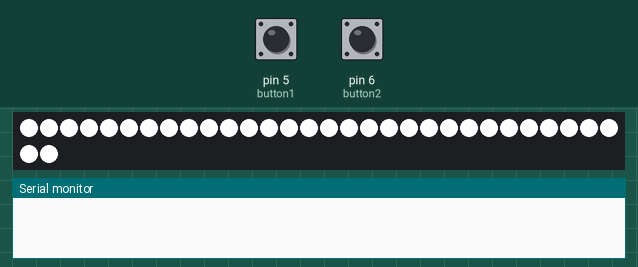
Bench run of a sketch on a simulated Arduino Uno, built with avr-gcc and run on an emulated ATmega328P. Shown: 32 RGB LEDs in strip order, left to right, continuing on the next row, the last lines printed to the serial monitor. The test bench sets the inputs (shaded band); at power-on: pin 5 (button1) LOW, pin 6 (button2) LOW. Random numbers use the default seed unless the sketch sets one.

Above: at 2.6 s.
2.7 s: pin 5 (button1) pulled HIGH for 0.15 s
At 3.9 s:
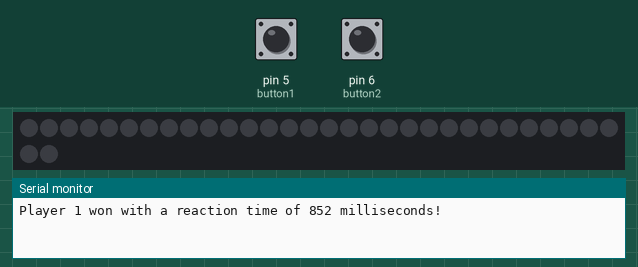
Timing chart, 0 to 5.7 s (numbered marks = the images above; inputs shaded):
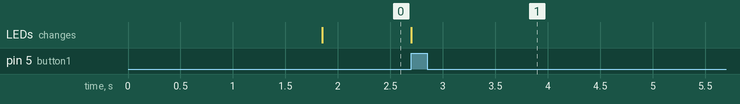

The sketch:

spill.ino
```cpp
#include <Adafruit_NeoPixel.h>

#define PIN 2
#define NUMPIXELS 32

int speedRead = A0;
int red = A1;
int green = A2;
int blue = A3;
int button1 = 5;
int button2 = 6;

Adafruit_NeoPixel pixels(NUMPIXELS, PIN, NEO_GRB + NEO_KHZ800);

void setup() {
    pixels.begin();
    pinMode(speedRead, INPUT);
    pinMode(red, INPUT);
    pinMode(green, INPUT);
    pinMode(blue, INPUT);
    pinMode(button1, INPUT);
    pinMode(button2, INPUT);
    Serial.begin(9600);
    pixels.clear();
    pixels.show();
}

void reaction() {
    int dly=random(10,5000);
    delay(dly);
    for(int i=0; i<NUMPIXELS; i++) {
        pixels.setPixelColor(i, pixels.Color(255,255,255));
    }
    int time=millis();
    pixels.show();
    int i=0;
    while (i==0) {
        if (digitalRead(button1)==HIGH) {
            pixels.clear();
            pixels.show();
            int reaction=millis()-time;
            Serial.print("Player 1 won with a reaction time of ");
            Serial.print(reaction);
            Serial.println(" milliseconds!");
            i++;
            delay(5000);
            }
        if (digitalRead(button2)==HIGH) {
            pixels.clear();
            pixels.show();
            int reaction=millis()-time;
            Serial.print("Player 2 won with a reaction time of ");
            Serial.print(reaction);
            Serial.println(" milliseconds!");
            i++;
            delay(5000);
            }
        }

    }


void loop() {
   reaction();
}
```

Measured:
- after the input at 2.7 s, the LEDs: change at once (image 1)
